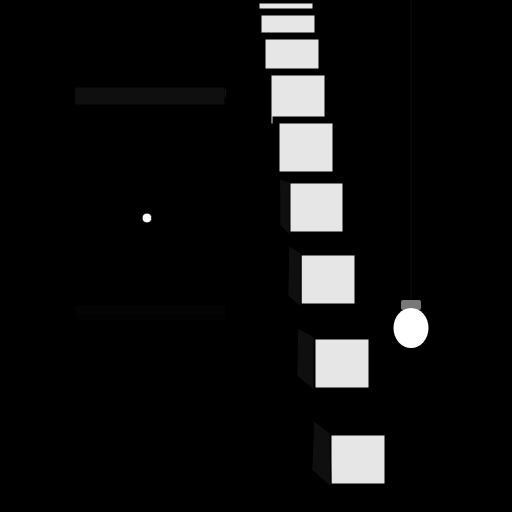
Frame 1 (no input)
Frame 60 (no input): identical to frame 1, image omitted
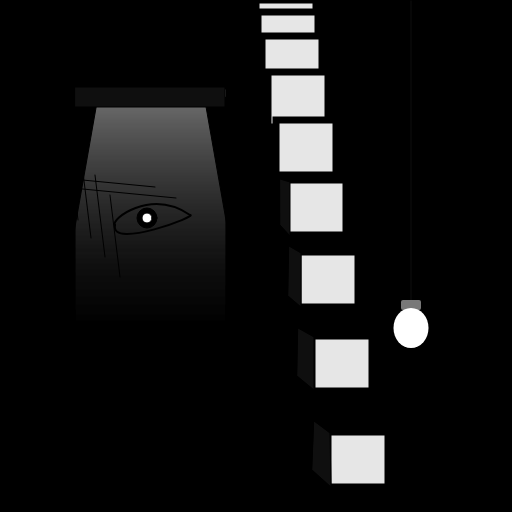
Frame 120 (the mouse pressed at the canvas centre since frame 60)

The p5.js sketch that drew these frames (run headless with seeded random() and noise() and a simulated clock; from frame 60 on, the mouse is pressed at the canvas centre):

// p5.js sketch
// ── sketch.js
// *** "Mounstruos" ***
// Interacciones: 
// Presionar '1' para apagar la luz
// Presionar '0' para prender la luz1
// Cuando el mouse pasa un rango determinado se ve algo

var blanco = 255;
var negro = 0;
var gris = 120;
var grisOscuro = 15;
var grisClaro = 250;
var gris3 = 230;

var luz = 255;
var oscuridad = 0;

function setup() {
  createCanvas(512, 512);
}

function draw() {
  background(0);

  const colorArriba = color(luz, grisClaro);
  const colorAbajo = color(grisOscuro, oscuridad);

  if (keyIsPressed == true)
    {
      if (key == '1')
        {
          blanco = 0;
          gris = 0;
          grisClaro=0;
          grisOscuro=0;
          gris3=0;
          
          
        }
      else if (key == '0')
        {
          blanco = 255;
          gris = 120;
          grisClaro=250;
          grisOscuro =15;
          gris3=230;
        }
    }

  push();

  for (var i = 0; i <= width; i++) {
    translate(i * 2, i * 12);
    fill(gris3);
    strokeWeight(7);
    stroke(negro);
    rect(width / 2, 0, 60, 55);
  }
  pop();

  push();
  fill(grisOscuro);
  quad(314, 421, 330, 433, 331, 487, 312, 470);
  quad(298, 328, 314, 337, 314, 390, 297, 376);
  quad(289, 246, 301, 253, 301, 307, 288, 296);
  quad(280, 179, 290, 182, 290, 236, 280, 225);
  pop();

  push(); //segunda luz;

  for (var l = 90; l <= 320; l++) {
    const degrade = lerpColor(colorArriba, colorAbajo, l / 350);
    stroke(degrade);
    line(76, l, 225, l);
  }

  pop();

  push();
  translate(58, 93);
  rotate(radians(10));
  fill(negro);
  rect(0, 0, 40, 190);
  pop();

  push();
  translate(205, 101);
  rotate(radians(-10));
  fill(negro);
  rect(0, 0, 50, 190);
  pop();

  push();

  fill(grisOscuro);

  translate(75, 87);
  rect(0, 0, 150, 20);

  pop();
  
    push(); //pupila
  fill(negro);
  ellipse(147,218,20,20);
 fill(blanco);
  ellipse(147,218,10,10);
  pop();

  push();
  if (mouseX > 75 && mouseX < 400) {

  } else {
    fill(negro);
    rect(40, 105, 200, 200);
    fill(blanco);
    ellipse(147, 218, 10, 10);
  } //luz apagada

  pop();
  
  push()//rasguños
  stroke(negro);
  for(i=10; i<=11;i++){
    translate(i+10,i);
  line(0,164,135,177);
    
  }pop()
  push()
  for(i=0;i<=10;i++)
    {
      translate(i+5,i+10);
      line(0,30,10,112);
    }
  pop()

  push(); //ojo
  translate(70, 170);
  noFill();
  strokeWeight(2);
  stroke(negro);
  beginShape();
  vertex(120, 45);
  bezierVertex(80, 18, 40, 50, 45, 55);
  endShape();
  

  beginShape();
  vertex(120, 45);
  bezierVertex(130, 45, 40, 80, 45, 55);
  endShape();
  pop();

  //lamparita

  translate(-60, 0);
  push();
  translate(471, 1);
  stroke(grisOscuro);
  line(0, 0, 0, 300);

  pop();

  push();
  translate(461, 300);
  noStroke();
  fill(gris);
  rect(0, 0, 20, 10, 2);

  pop();

  push();
  translate(471, 328);
  noStroke();
  fill(blanco);
  ellipse(0, 0, 35, 40);

  pop();
}
